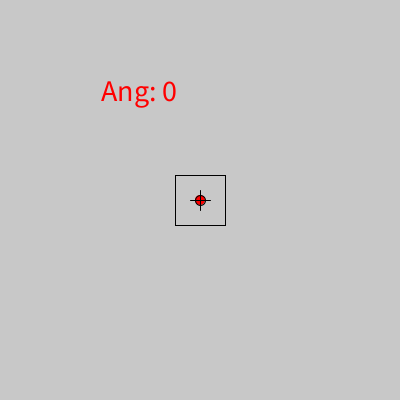
Frame 1 (no input)
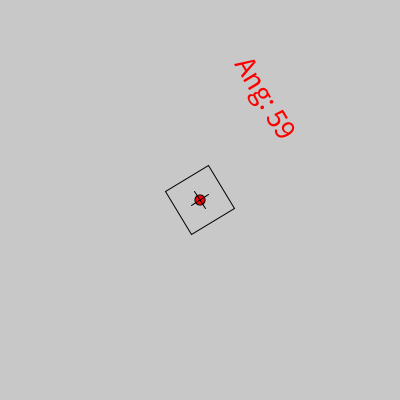
Frame 60 (the mouse pressed at the canvas centre just before this capture)
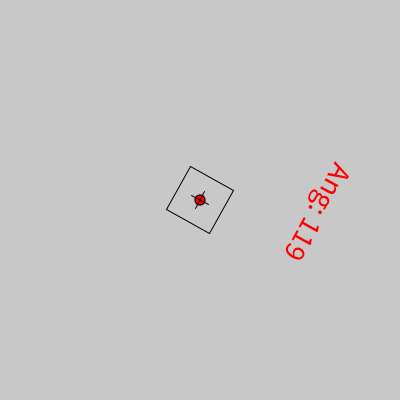
Frame 120 (the mouse held since frame 60 and released just before this capture)

The Processing sketch that drew these frames (run headless with seeded random() and noise(); from frame 60 on, the mouse is pressed at the canvas centre):

// Processing sketch: rotate_rect_animado_centrado
// ── rotate_rect_animado_centrado.pde
int centroX = 0;
int centroY = 0;
int angulo = 0;

void setup(){
  size(400, 400);
  textSize(30);
}

void draw(){
  background(200);
  translate(width/2, height/2);
  rotate(radians(angulo));
  dibujarMiraEn(0,0);
  dibujarRectEn(0,0);
  text("Ang: " + angulo, -100, -100);
  angulo++;
}

void dibujarMiraEn(int posX, int posY){
  fill(255,0,0);
  ellipse(posX, posY, 10, 10);
  line(posX-10, posY, posX+10, posY);
  line(posX, posY-10, posX, posY+10);
}

void dibujarRectEn(int posX, int posY){
  noFill();
  rectMode(CENTER);
  rect(posX, posY, 50, 50);
  line(0, 0, posX, posY);
}
